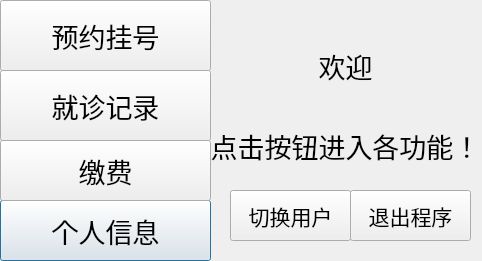
<?xml version="1.0" encoding="UTF-8"?>
<ui version="4.0">
 <class>Dialog</class>
 <widget class="QDialog" name="Dialog">
  <property name="geometry">
   <rect>
    <x>0</x>
    <y>0</y>
    <width>482</width>
    <height>261</height>
   </rect>
  </property>
  <property name="windowTitle">
   <string>Dialog</string>
  </property>
  <widget class="QPushButton" name="pushButton_user">
   <property name="geometry">
    <rect>
     <x>0</x>
     <y>200</y>
     <width>211</width>
     <height>61</height>
    </rect>
   </property>
   <property name="font">
    <font>
     <pointsize>20</pointsize>
    </font>
   </property>
   <property name="text">
    <string>个人信息</string>
   </property>
  </widget>
  <widget class="QPushButton" name="pushButton_exit">
   <property name="geometry">
    <rect>
     <x>350</x>
     <y>190</y>
     <width>121</width>
     <height>51</height>
    </rect>
   </property>
   <property name="font">
    <font>
     <pointsize>16</pointsize>
    </font>
   </property>
   <property name="text">
    <string>退出程序</string>
   </property>
  </widget>
  <widget class="QPushButton" name="pushButton_fee">
   <property name="geometry">
    <rect>
     <x>0</x>
     <y>140</y>
     <width>211</width>
     <height>61</height>
    </rect>
   </property>
   <property name="font">
    <font>
     <pointsize>20</pointsize>
    </font>
   </property>
   <property name="text">
    <string>缴费</string>
   </property>
  </widget>
  <widget class="QPushButton" name="pushButton_switch">
   <property name="geometry">
    <rect>
     <x>230</x>
     <y>190</y>
     <width>121</width>
     <height>51</height>
    </rect>
   </property>
   <property name="font">
    <font>
     <pointsize>16</pointsize>
    </font>
   </property>
   <property name="text">
    <string>切换用户</string>
   </property>
  </widget>
  <widget class="QLabel" name="label_welcome">
   <property name="geometry">
    <rect>
     <x>210</x>
     <y>40</y>
     <width>271</width>
     <height>51</height>
    </rect>
   </property>
   <property name="font">
    <font>
     <pointsize>20</pointsize>
    </font>
   </property>
   <property name="text">
    <string>欢迎</string>
   </property>
   <property name="alignment">
    <set>Qt::AlignCenter</set>
   </property>
  </widget>
  <widget class="QLabel" name="label_help">
   <property name="geometry">
    <rect>
     <x>210</x>
     <y>120</y>
     <width>271</width>
     <height>51</height>
    </rect>
   </property>
   <property name="font">
    <font>
     <pointsize>20</pointsize>
    </font>
   </property>
   <property name="text">
    <string>点击按钮进入各功能！</string>
   </property>
   <property name="alignment">
    <set>Qt::AlignCenter</set>
   </property>
  </widget>
  <widget class="QPushButton" name="pushButton_register">
   <property name="geometry">
    <rect>
     <x>0</x>
     <y>0</y>
     <width>211</width>
     <height>71</height>
    </rect>
   </property>
   <property name="font">
    <font>
     <pointsize>20</pointsize>
    </font>
   </property>
   <property name="text">
    <string>预约挂号</string>
   </property>
  </widget>
  <widget class="QPushButton" name="pushButton_diagnosis">
   <property name="geometry">
    <rect>
     <x>0</x>
     <y>70</y>
     <width>211</width>
     <height>71</height>
    </rect>
   </property>
   <property name="font">
    <font>
     <pointsize>20</pointsize>
    </font>
   </property>
   <property name="text">
    <string>就诊记录</string>
   </property>
  </widget>
 </widget>
 <resources/>
 <connections/>
</ui>
